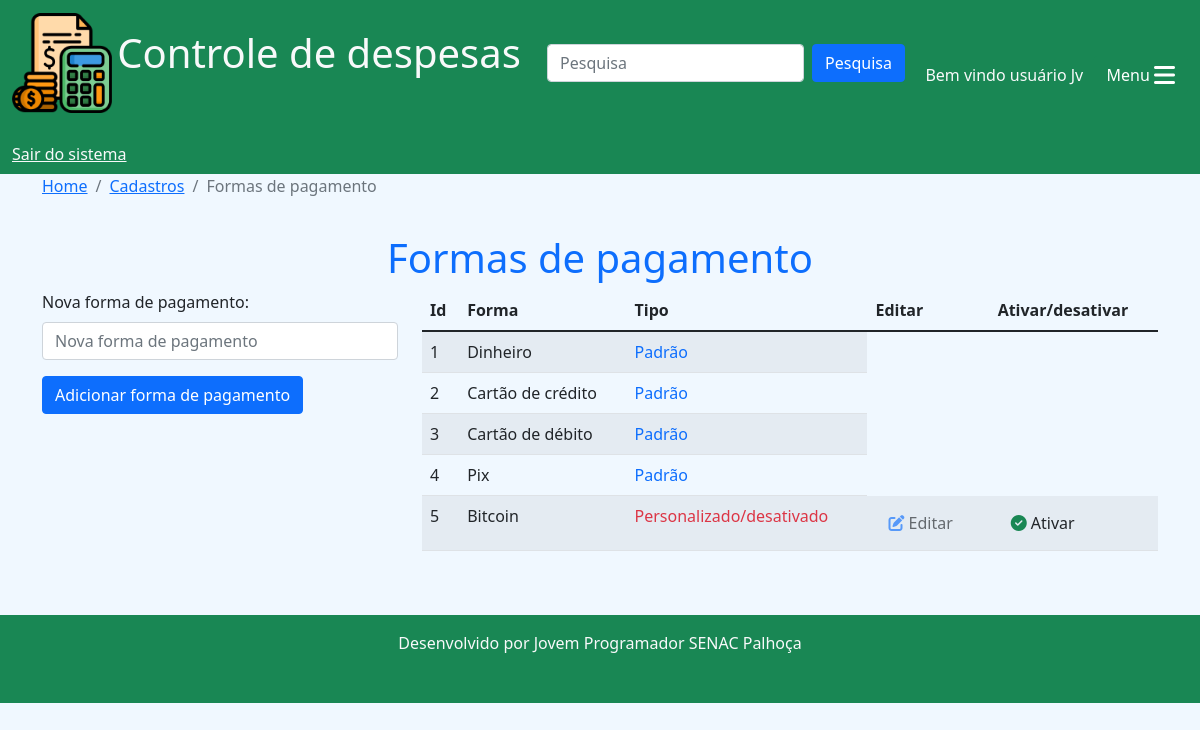
Before: /cadastros/fpags/ (signed in) with the older database file.
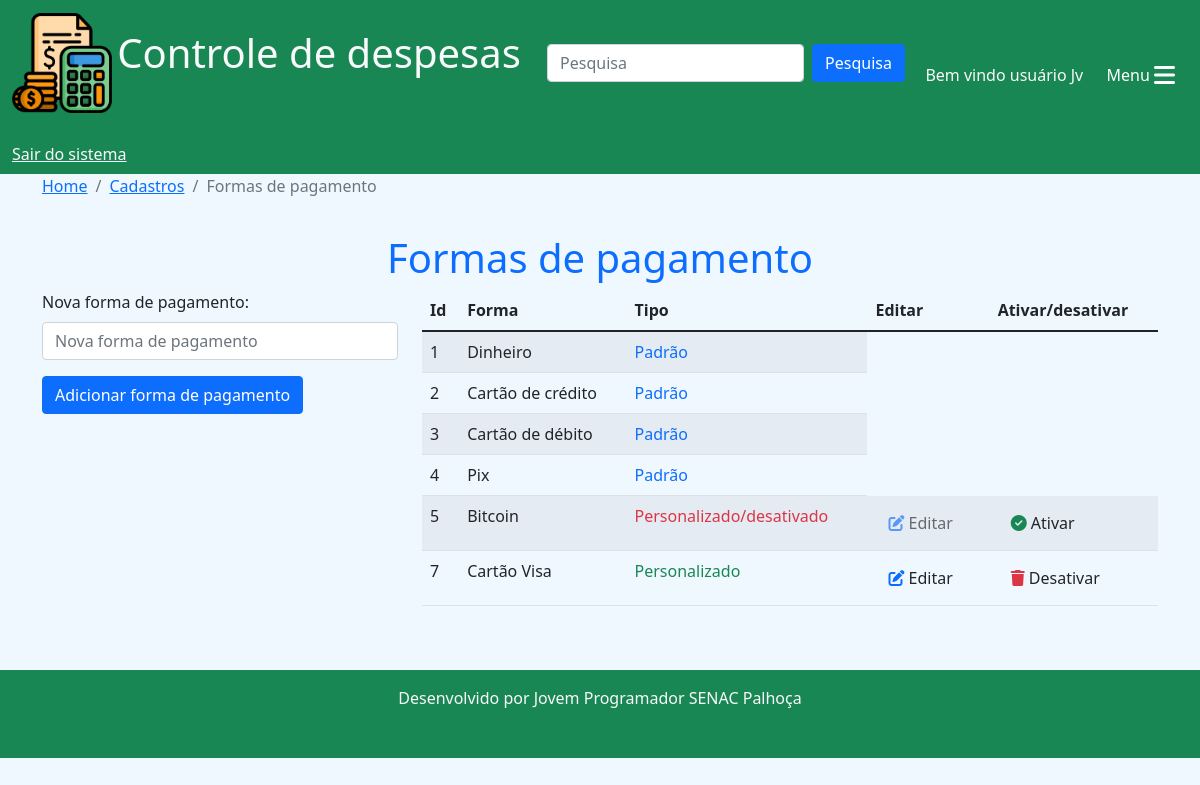
After: the same page with the newer database file.
### cadastros/models.py (models this page shows, shortened)
class FormaPagamento(models.Model):
    forma = models.CharField(max_length=30)
    padrao = models.BooleanField(default=False)
    usuario = models.ForeignKey(User, on_delete=models.CASCADE, blank=True, null=True)
    ativo = models.BooleanField(default=True)
    class Meta:
        verbose_name = 'Forma de pagamento'
        verbose_name_plural = 'Formas de Pagamento'

### cadastros/views.py (the view)
# urls.py: path('fpags/', views.fpags, name='fpags'),
@login_required(login_url='login')
def fpags(request):
    user = request.user
    fpags = FormaPagamento.objects.all().filter(
        Q(usuario=user) | Q(padrao=True)
    )
    return render(request, 'fpag.html', {"fpags":fpags})

### cadastros/templates/fpag.html (shortened to what this page needs)
{% extends 'base.html'%}
{% block 'conteudo'%}
<nav aria-label="breadcrumb">
  <ol class="breadcrumb">
    <li class="breadcrumb-item"><a href="{% url 'home'%}">Home</a></li>
    <li class="breadcrumb-item"><a href="{% url 'cadastros'%}">Cadastros</a></li>
    <li class="breadcrumb-item active" aria-current="page">Formas de pagamento</li>
  </ol>
</nav>
<h1 style="padding-top: 20px;" class="text-center text-primary">Formas de pagamento</h1>
<div class="row">
  <div class="col-lg-4">
    <form method="post" action="{% url 'adicionar_fpag'%}" enctype="multipart/form-data">
      <div class="mb-3">
        <label class="form-label">Nova forma de pagamento: </label>
        <input type="text" class="form-control" name="fpag" placeholder="Nova forma de pagamento" value="{{request.POST.fpag}}">
      </div>
      <button type="submit" class="btn btn-primary">Adicionar forma de pagamento</button>
    </form>
  </div>
  <div class="col-lg-8 table-responsive">
    <table class="table table-striped table-hover">
      <thead>
        <tr>
          <th scope="col">Id</th>
          <th scope="col">Forma</th>
          <th scope="col">Tipo</th>
          <th scope="col">Editar</th>
          <th scope="col">Ativar/desativar</th>
        </tr>
      </thead>
      <tbody>
        {% for c in fpags%}
        <tr>
            <td>{{c.id}}</td>
            <td>{{c.forma}}</td>
            {% if not c.padrao %}
            {% if c.ativo %}
            <td class="text-success">Personalizado</td>
            {% else %}
            <td class="text-danger">Personalizado/desativado</td>
            {% endif %}
            {% if c.ativo %}
            <td><a href="{% url 'alterar_fpag' c.id %}" class="btn" title="Alterar forma de pagamento"><i class="fa-solid fa-pen-to-square text-primary"></i> Editar</a></td>
            <td><a href="{% url 'desativar_fpag' c.id %}" class="btn" title="Desativar forma de pagamento"><i class="fa-solid fa-trash text-danger"></i> Desativar</a></td>
            {% else %}
            <td><a href="{% url 'alterar_fpag' c.id %}" class="btn disabled" title="Alterar forma de pagamento"><i class="fa-solid fa-pen-to-square text-primary"></i> Editar</a></td>
            <td><a href="{% url 'desativar_fpag' c.id %}" class="btn" title="Reativar forma de pagamento"><i class="fa-solid fa-circle-check text-success"></i> Ativar</a></td>
            {% endif %}
            {% else %}
            <td class="text-primary">Padrão</td>
            {% endif %}
        </tr>
        {%endfor%}
      </tbody>
    </table>
  </div>
</div>
{% endblock %}

Changed rows visible on the page:
added FormaPagamento: id "7", forma "Cartão Visa", padrao "Personalizado"
